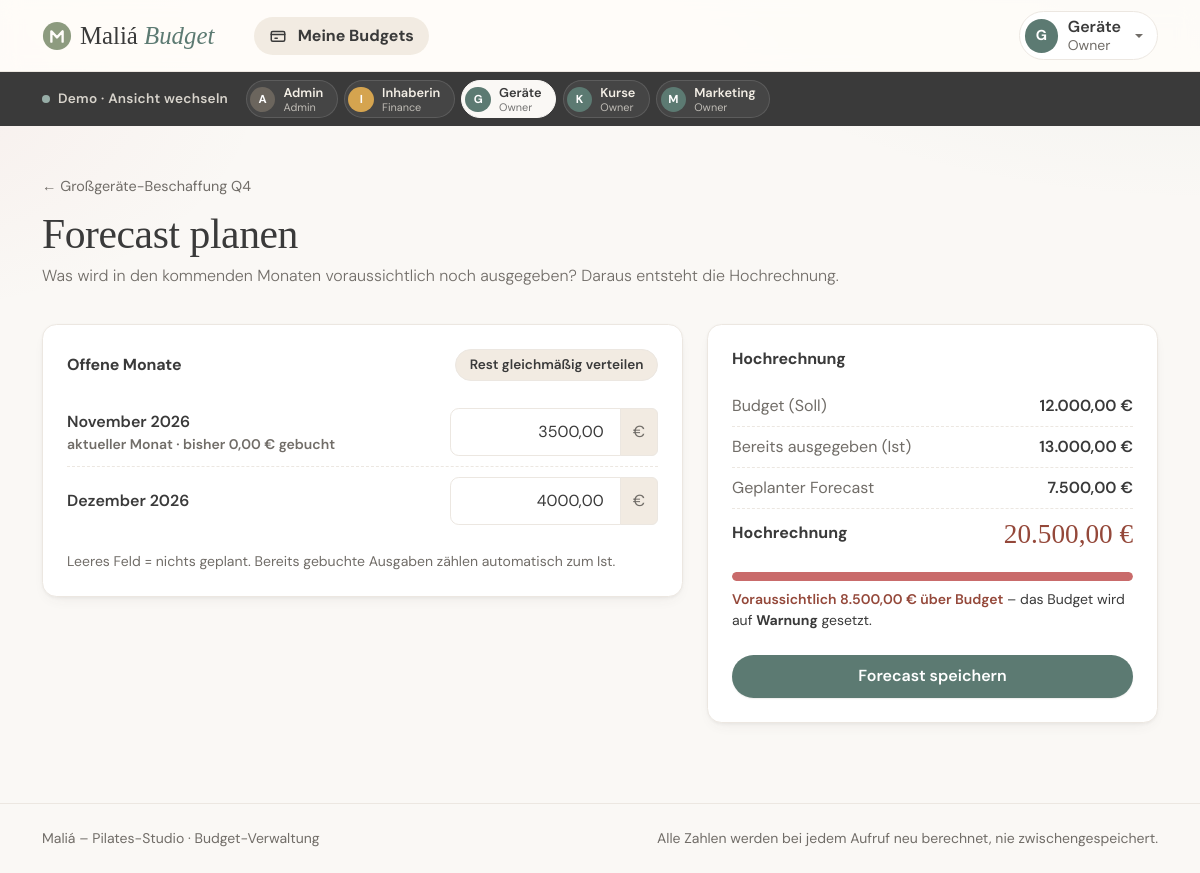
The app's page /owner/forecast.php?budget_id=5 (signed in) with its own data.
### tables this page shows
CREATE TABLE benutzer (
    id             INT UNSIGNED AUTO_INCREMENT PRIMARY KEY,
    username       VARCHAR(50)  NOT NULL UNIQUE,
    passwort_hash  VARCHAR(255) NOT NULL,
    anzeigename    VARCHAR(100) NOT NULL,
    rolle          ENUM('ADMIN', 'FINANCE', 'OWNER') NOT NULL
);

CREATE TABLE budget (
    id            INT UNSIGNED AUTO_INCREMENT PRIMARY KEY,
    name          VARCHAR(150)   NOT NULL,
    bereich       ENUM('KURSE', 'GERAETE', 'MARKETING') NOT NULL,
    soll_betrag   DECIMAL(10, 2) NOT NULL,
    gueltig_von   DATE           NOT NULL,
    gueltig_bis   DATE           NOT NULL,
    owner_id      INT UNSIGNED   NOT NULL,

    CONSTRAINT fk_budget_owner
        FOREIGN KEY (owner_id) REFERENCES benutzer (id),

    CONSTRAINT chk_budget_zeitraum
        CHECK (gueltig_von <= gueltig_bis)
);

### src/ui.php (called while the page is built, shortened)
<?php
function e(?string $text): string
{
    return htmlspecialchars($text ?? '', ENT_QUOTES);
}
function euro(float $betrag): string
{
    return number_format($betrag, 2, ',', '.') . "\u{00A0}€";
}
function monatDe(string $datum, bool $kurz = false): string
{
    $zeitpunkt = strtotime($datum);
    $name = MONATE[(int) date('n', $zeitpunkt)];
    return $kurz
        ? mb_substr($name, 0, 3) . ' ' . date('y', $zeitpunkt)
        : $name . ' ' . date('Y', $zeitpunkt);
}
function rolleLabel(string $rolle): string
{
    return ROLLEN[$rolle]['label'] ?? $rolle;
}
function initiale(string $name): string
{
    return mb_strtoupper(mb_substr($name, 0, 1));
}
function feldKlasse(array $fehler, string $feld): string
{
    return isset($fehler[$feld]) ? ' is-invalid' : '';
}
function feldAria(array $fehler, string $feld): string
{
    return isset($fehler[$feld]) ? sprintf('aria-invalid="true" aria-describedby="%s-fehler"', e($feld)) : '';
}
function aktivWenn(string $pfadAnfang): string
{
    $pfad = parse_url($_SERVER['REQUEST_URI'] ?? '/', PHP_URL_PATH) ?: '/';
    return str_starts_with($pfad, $pfadAnfang) ? 'active' : '';
}

### src/demo.php (called while the page is built, shortened)
<?php
require_once __DIR__ . '/auth.php';
function demoKonten(): array
{
    global $pdo;
    return $pdo->query(
        "SELECT id, username, anzeigename, rolle FROM benutzer
         ORDER BY FIELD(rolle, 'ADMIN', 'FINANCE', 'OWNER'), anzeigename"
    )->fetchAll();
}

### src/budget.php (called while the page is built, shortened)
<?php
require_once __DIR__ . '/db.php';
require_once __DIR__ . '/ui.php';
function findeBudgetFuerOwner(int $budgetId, int $ownerId): ?array
{
    global $pdo;
    $stmt = $pdo->prepare('SELECT * FROM budget WHERE id = :id AND owner_id = :owner_id');
    $stmt->execute(['id' => $budgetId, 'owner_id' => $ownerId]);
    $budget = $stmt->fetch();
    return $budget ?: null;
}
function ladeEigenesBudget(int $budgetId, int $ownerId): array
{
    $budget = findeBudgetFuerOwner($budgetId, $ownerId);
    return $budget;
}
function berechneIst(int $budgetId): float
{
    global $pdo;
    $stmt = $pdo->prepare('SELECT COALESCE(SUM(betrag), 0) FROM ist_buchung WHERE budget_id = :id');
    $stmt->execute(['id' => $budgetId]);
    return (float) $stmt->fetchColumn();
}
function berechneOffenenForecast(int $budgetId): float
{
    global $pdo;
    $stmt = $pdo->prepare(
        'SELECT COALESCE(SUM(betrag), 0) FROM forecast WHERE budget_id = :id AND monat >= :aktueller_monat'
    );
    $stmt->execute(['id' => $budgetId, 'aktueller_monat' => date('Y-m-01')]);
    return (float) $stmt->fetchColumn();
}
function berechneStatus(array $budget): string
{
    $heute = date('Y-m-d');
    $sollBetrag = (float) $budget['soll_betrag'];
    $budgetId = (int) $budget['id'];
    $ist = berechneIst($budgetId);
    $hochrechnung = $ist + berechneOffenenForecast($budgetId);
    if ($ist > $sollBetrag) {
        return 'ueberschritten';
    }
    return 'im_rahmen';
}
function istBudgetAbgelaufen(array $budget): bool
{
    return date('Y-m-d') > $budget['gueltig_bis'];
}
function kennzahlenFuerBudget(array $budget): array
{
    $budgetId = (int) $budget['id'];
    $sollBetrag = round((float) $budget['soll_betrag'], 2);
    $ist = round(berechneIst($budgetId), 2);
    $offenerForecast = round(berechneOffenenForecast($budgetId), 2);
    $hochrechnung = round($ist + $offenerForecast, 2);
    $verfuegbar = round($sollBetrag - $ist, 2);
    $verbrauchProzent = $sollBetrag > 0 ? round($ist / $sollBetrag * 100, 1) : 0.0;
    $tageBisVerfall = (int) floor(
        (strtotime($budget['gueltig_bis']) - strtotime(date('Y-m-d'))) / 86400
    );
    return [
        'ist' => $ist,
        'verfuegbar' => $verfuegbar,
        'verbrauch_prozent' => $verbrauchProzent,
        'offener_forecast' => $offenerForecast,
        'hochrechnung' => $hochrechnung,
        'status' => berechneStatus($budget),
        'tage_bis_verfall' => $tageBisVerfall,
    ];
}
function ladeForecasts(int $budgetId): array
{
    global $pdo;
    $stmt = $pdo->prepare('SELECT monat, betrag FROM forecast WHERE budget_id = :id ORDER BY monat');
    $stmt->execute(['id' => $budgetId]);
    return array_map('floatval', $stmt->fetchAll(PDO::FETCH_KEY_PAIR));
}

### src/rollen.php (called while the page is built, shortened)
<?php
function eingeloggteBenutzerId(): int
{
    return (int) $_SESSION['user_id'];
}

### public/owner/forecast.php (the view, shortened to what this page needs)
<?php
require_once __DIR__ . '/../../src/app.php';
$budget = ladeEigenesBudget((int) ($_GET['budget_id'] ?? $_POST['budget_id'] ?? 0), eingeloggteBenutzerId());
$istAbgelaufen = istBudgetAbgelaufen($budget);
$monate = [];
$start = max(date('Y-m-01'), substr($budget['gueltig_von'], 0, 7) . '-01');
for ($monat = new DateTimeImmutable($start); $monat->format('Y-m-d') <= $budget['gueltig_bis']; $monat = $monat->modify('+1 month')) {
    $monate[] = $monat->format('Y-m-d');
}
$fehler = [];
$k = kennzahlenFuerBudget($budget);
$forecasts = ladeForecasts((int) $budget['id']);
$stmt = $pdo->prepare(
    "SELECT DATE_FORMAT(datum, '%Y-%m-01'), SUM(betrag) FROM ist_buchung WHERE budget_id = :id GROUP BY 1"
);
$stmt->execute(['id' => $budget['id']]);
$istJeMonat = array_map('floatval', $stmt->fetchAll(PDO::FETCH_KEY_PAIR));
require __DIR__ . '/../../templates/header.php';
?>
<a href="/owner/budget.php?id=<?= (int) $budget['id'] ?>" class="zurueck-link">← <?= e($budget['name']) ?></a>
<div class="seitenkopf">
    <h1>Forecast planen</h1>
    <p class="lead">Was wird in den kommenden Monaten voraussichtlich noch ausgegeben? Daraus entsteht die Hochrechnung.</p>
</div>
<?php if ($istAbgelaufen || !$monate): ?>
    <div class="alert alert-warning">
        <strong>Dieses Budget ist am <?= e(datumDe($budget['gueltig_bis'])) ?> abgelaufen.</strong>
        Für abgelaufene Budgets kann kein Forecast mehr geplant werden.
    </div>
<?php else: ?>
<form method="post" action="/owner/forecast.php" novalidate>
    <div class="row g-4">
        <div class="col-lg-7">
            <div class="card p-4">
                <div class="d-flex flex-wrap justify-content-between align-items-center gap-2 mb-3">
                    <h2 class="karte-titel mb-0">Offene Monate</h2>
                    <button type="button" class="btn btn-sm btn-maliá-outline" id="rest-verteilen"
                            title="Verteilt das noch verfügbare Budget gleichmäßig auf alle offenen Monate">
                        Rest gleichmäßig verteilen
                    </button>
                </div>
                <div class="forecast-raster">
                    <?php foreach ($monate as $monat): ?>
                        <?php
                        $feld = "forecast-{$monat}";
                        $wert = $_POST['forecast'][$monat] ?? (isset($forecasts[$monat]) ? number_format($forecasts[$monat], 2, ',', '') : '');
                        ?>
                        <div class="forecast-raster__zeile">
                            <label for="<?= e($feld) ?>" class="forecast-raster__monat">
                                <?= e(monatDe($monat)) ?>
                                <?php if ($monat === date('Y-m-01')): ?>
                                    <span class="d-block small text-muted">aktueller Monat · bisher <?= euro($istJeMonat[$monat] ?? 0) ?> gebucht</span>
                                <?php endif; ?>
                            </label>
                            <div class="input-group">
                                <input type="text" inputmode="decimal" class="form-control text-end forecast-feld<?= feldKlasse($fehler, $feld) ?>"
                                       id="<?= e($feld) ?>" name="forecast[<?= e($monat) ?>]" placeholder="0,00"
                                       value="<?= e(is_string($wert) ? $wert : '') ?>" <?= feldAria($fehler, $feld) ?>>
                                <span class="input-group-text">€</span>
                            </div>
                        </div>
                    <?php endforeach; ?>
                </div>
                <p class="form-text mb-0 mt-3">Leeres Feld = nichts geplant. Bereits gebuchte Ausgaben zählen automatisch zum Ist.</p>
            </div>
        </div>
        <div class="col-lg-5">
            <aside class="card p-4 vorschau" id="forecast-vorschau"
                   data-soll="<?= e((string) (float) $budget['soll_betrag']) ?>" data-ist="<?= e((string) $k['ist']) ?>" aria-live="polite">
                <h2 class="karte-titel mb-3">Hochrechnung</h2>
                <dl class="vorschau__liste tabular">
                    <div><dt>Budget (Soll)</dt><dd><?= euro((float) $budget['soll_betrag']) ?></dd></div>
                    <div><dt>Bereits ausgegeben (Ist)</dt><dd><?= euro($k['ist']) ?></dd></div>
                    <div><dt>Geplanter Forecast</dt><dd data-fc="summe">–</dd></div>
                    <div class="vorschau__summe"><dt>Hochrechnung</dt><dd data-fc="hochrechnung">–</dd></div>
                </dl>
                <div class="verbrauch-balken mt-3"><div class="verbrauch-balken__fuellung" data-fc="balken" style="width: 0%"></div></div>
                <p class="small mt-2 mb-0" data-fc="fazit"></p>
                <button type="submit" class="btn btn-maliá w-100 mt-4">Forecast speichern</button>
            </aside>
        </div>
    </div>
</form>
<?php endif; ?>
<?php require __DIR__ . '/../../templates/footer.php'; ?>

### templates/header.php (shortened to what this page needs)
<?php
require_once __DIR__ . '/../src/ui.php';
$rolle = $_SESSION['rolle'] ?? null;
$anzeigename = $_SESSION['anzeigename'] ?? '';
$rollenLabel = $rolle ? rolleLabel($rolle) : '';
$demoKonten = [];
if ($rolle && DEMO_MODUS && isset($GLOBALS['pdo'])) {
    require_once __DIR__ . '/../src/demo.php';
    $demoKonten = demoKonten();
}
?>
<!DOCTYPE html>
<html lang="de">
<head>
    <link rel="stylesheet" href="https://cdn.jsdelivr.net/npm/bootstrap@5.3.3/dist/css/bootstrap.min.css">
    <link rel="stylesheet" href="/assets/css/style.css">
</head>
<body>
<header class="sticky-top">
<nav class="navbar navbar-expand-lg">
    <div class="container">
        <a class="navbar-brand d-flex align-items-center gap-2" href="/">
            <img src="/assets/img/favicon.svg" alt="" width="30" height="30">
            <span>Maliá <span class="navbar-brand__zusatz">Budget</span></span>
        </a>
        <?php if ($rolle): ?>
        <div class="collapse navbar-collapse" id="hauptnavigation">
            <ul class="navbar-nav me-auto ms-lg-4 gap-lg-1">
                <?php if ($rolle === 'ADMIN'): ?>
                    <li class="nav-item"><a class="nav-link <?= aktivWenn('/admin') ?>" href="/admin/">
                        <svg class="nav-link__icon" width="18" height="18" viewBox="0 0 24 24" fill="none" stroke="currentColor" stroke-width="2" stroke-linecap="round" stroke-linejoin="round" aria-hidden="true"><circle cx="12" cy="8" r="4"/><path d="M4 20c0-4 3.5-7 8-7s8 3 8 7"/></svg>
                        Benutzer
                    </a></li>
                <?php elseif ($rolle === 'OWNER'): ?>
                    <li class="nav-item"><a class="nav-link <?= aktivWenn('/owner') ?>" href="/owner/">
                        <svg class="nav-link__icon" width="18" height="18" viewBox="0 0 24 24" fill="none" stroke="currentColor" stroke-width="2" stroke-linecap="round" stroke-linejoin="round" aria-hidden="true"><rect x="3" y="6" width="18" height="13" rx="2"/><path d="M3 10h18M8 15h3"/></svg>
                        Meine Budgets
                    </a></li>
                <?php endif; ?>
            </ul>
            <div class="dropdown">
                <button class="konto-knopf dropdown-toggle" type="button" data-bs-toggle="dropdown" aria-expanded="false">
                    <span class="avatar avatar--<?= e(strtolower($rolle)) ?>"><?= e(initiale($anzeigename)) ?></span>
                    <span class="text-start lh-sm">
                        <span class="d-block fw-semibold"><?= e($anzeigename) ?></span>
                        <span class="d-block small text-muted"><?= e($rollenLabel) ?></span>
                    </span>
                </button>
            </div>
        </div>
        <?php endif; ?>
    </div>
</nav>
<?php if ($demoKonten): ?>
<div class="demo-leiste">
    <div class="container d-flex align-items-center gap-3">
        <span class="demo-leiste__titel">
            <span class="demo-leiste__punkt" aria-hidden="true"></span>
            <span class="d-none d-md-inline">Demo · Ansicht wechseln</span>
        </span>
        <form method="post" action="/konto-wechseln.php" class="demo-leiste__konten">
            <?php foreach ($demoKonten as $konto): ?>
                <?php $aktiv = (int) $konto['id'] === (int) ($_SESSION['user_id'] ?? 0); ?>
                <button type="submit" name="benutzer_id" value="<?= (int) $konto['id'] ?>"
                        class="demo-konto <?= $aktiv ? 'aktiv' : '' ?>"
                        title="<?= e(rolleLabel($konto['rolle']) . ': ' . ROLLEN[$konto['rolle']]['beschreibung']) ?>"
                        <?= $aktiv ? 'aria-current="true"' : '' ?>>
                    <span class="avatar avatar--klein avatar--<?= e(strtolower($konto['rolle'])) ?>"><?= e(initiale($konto['anzeigename'])) ?></span>
                    <span class="lh-sm text-start">
                        <span class="d-block demo-konto__name"><?= e($konto['anzeigename']) ?></span>
                        <span class="d-block demo-konto__rolle"><?= e(rolleLabel($konto['rolle'])) ?></span>
                    </span>
                </button>
            <?php endforeach; ?>
        </form>
    </div>
</div>
<?php endif; ?>
</header>
<main id="inhalt" class="container py-4 py-lg-5">

### records on screen
benutzer: anzeigename "A", anzeigename "Admin", rolle "Admin"
benutzer: anzeigename "I", anzeigename "Inhaberin", rolle "Finance"
benutzer: anzeigename "G", anzeigename "Geräte", rolle "Owner"
benutzer: anzeigename "K", anzeigename "Kurse", rolle "Owner"
benutzer: anzeigename "M", anzeigename "Marketing", rolle "Owner"
budget: name "Großgeräte-Beschaffung Q4", soll_betrag "12.000,00 €"

### other values on screen
initiale($anzeigename) "G"
$anzeigename "Geräte"
$rollenLabel "Owner"
monatDe($monat) "November 2026"
euro($istJeMonat[$monat] ?? 0) "0,00 €"
monatDe($monat) "Dezember 2026"
euro($k['ist']) "13.000,00 €"
